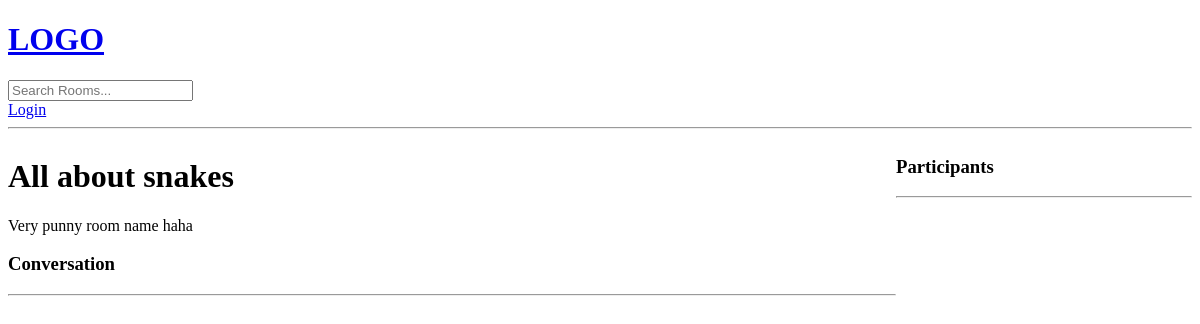
Before: /room/8/ with the older database file.
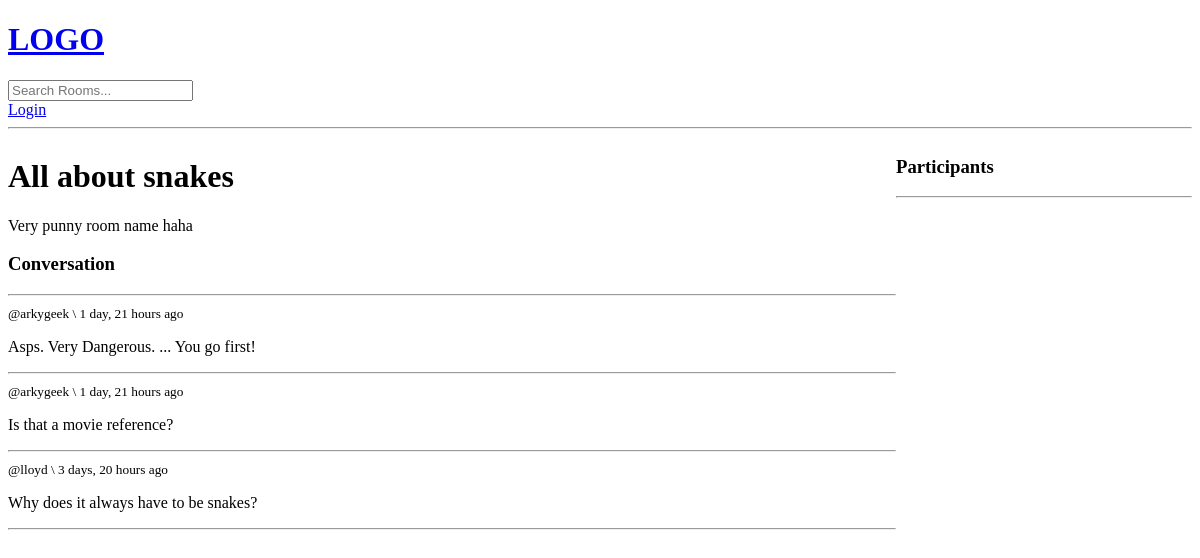
After: the same page with the newer database file.
### base/models.py (models this page shows, shortened)
class Room(models.Model):
    host = models.ForeignKey(User, on_delete=models.SET_NULL, null=True)
    topic = models.ForeignKey(Topic, on_delete=models.SET_NULL, null=True)
    name = models.CharField(max_length=200)
    description = models.TextField(null=True, blank=True)
    updated = models.DateTimeField(auto_now=True)
    created = models.DateTimeField(auto_now_add=True)
    class Meta:
        ordering = ['-updated', '-created']

class Message(models.Model):
    user = models.ForeignKey(User, on_delete=models.CASCADE)
    room = models.ForeignKey(Room, on_delete=models.CASCADE)
    body = models.TextField()
    updated = models.DateTimeField(auto_now=True)
    created = models.DateTimeField(auto_now_add=True)
    class Meta:
        ordering = ['-updated', '-created']

### base/views.py (the view, shortened to what this page needs)
# urls.py: path('room/<str:pk>/', views.room, name="room"),
def room(request, pk):
    room = Room.objects.get(id=pk)
    room_messages = room.message_set.all().order_by('-created')
    context = {'room': room, 'room_messages': room_messages} # this is the dictionary we pass to the function
    return render(request, 'base/room.html', context)

### base/templates/base/room.html (shortened to what this page needs)
{% extends 'main.html' %}
{% block content %}
  <div class="room-container">
    <div>
      <h1>{{room.name}}</h1>
      <p>{{room.description}}</p>
      <div class="comment-wrapper">
        <h3>Conversation</h3>
        <hr/>
      {% for message in room_messages %}
        <div>
          <small>
            @{{message.user}}  \
            {{message.created|timesince}} ago
          </small>
          <p>
            {{ message.body }}
          </p>
          <hr>
        </div>
      {% endfor %}
      </div>
    </div>
    <div>
      <h3>Participants</h3>
      <hr>
    </div>
  </div>
{% endblock content%}

### templates/main.html (shortened to what this page needs)
<!DOCTYPE html>
<html lang="en">
<head>
</head>
<body>
    {% include 'navbar.html' %}
    {% block content %}
    {% endblock content%}
</body>
</html>

### templates/navbar.html
<a href="/">
    <h1>LOGO</h1>
</a>
<form method="GET" action="{% url 'home' %}">
    <input type="text" name="q" placeholder="Search Rooms..." />
</form>
{% if request.user.is_authenticated %}
<p>Helo {{ request.user }}</p>
    <a href="{% url 'logout' %}">Logout</a>
{% else %}
    <a href="{% url 'login'%}">Login</a>
{% endif %}
<hr>

### base/templates/base/room.html (style rules this page uses)
.room-container { display: grid; grid-template-columns: 3fr 1fr; }

Changed rows visible on the page:
added Message: user "arkygeek", created "1 day, 21 hours", body "Asps. Very Dangerous. ... You go first!"
added Message: user "arkygeek", created "1 day, 21 hours", body "Is that a movie reference?"
added Message: user "lloyd", created "3 days, 20 hours", body "Why does it always have to be snakes?"
